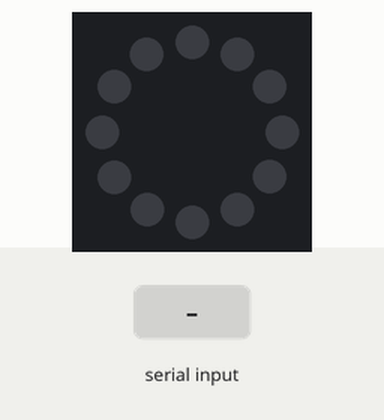
This sketch was run on a simulated Arduino Uno, built with avr-gcc and run on an emulated ATmega328P. Shown: 12 RGB LEDs in a ring, first at the top, clockwise. The test bench sets the inputs (shaded band). Dim RGB values are drawn brighter than linear.

Above: at 1.2 s.
1.3 s: "W,45\n" received over Serial
At 2.3 s:
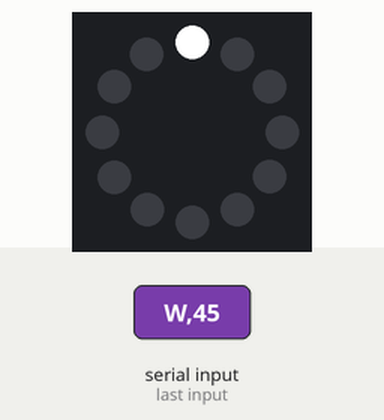
2.8 s: "B,45\n" received over Serial
At 3.5 s:
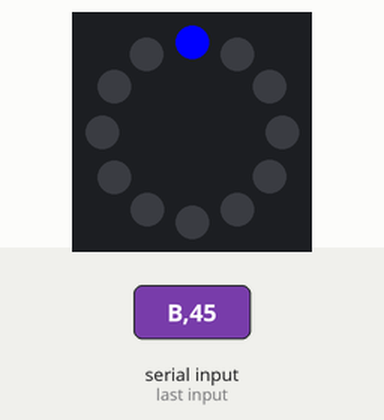
4.3 s: "G,45\n" received over Serial
At 4.6 s:
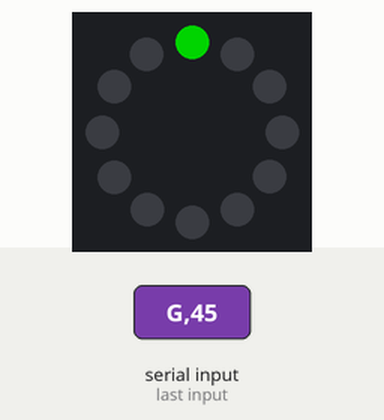
5.8 s: "90,45\n" received over Serial
At 7.0 s:
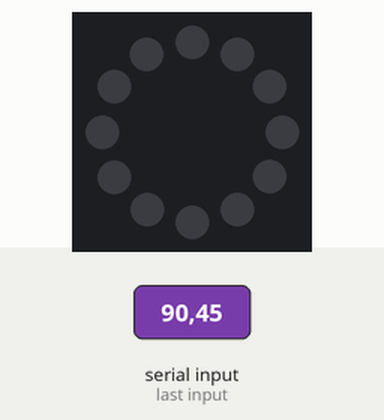
Timing chart, 0 to 8.3 s (numbered marks = the images above; inputs shaded):
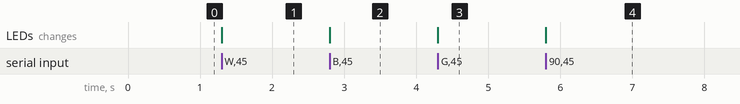

The sketch:

sketch_dec11a.ino
```cpp
#include <FastLED.h>

#define LED_PIN 12
#define NUM_LEDS 12

CRGB leds[NUM_LEDS];

void setup() {
  Serial.begin(115200);
  FastLED.addLeds<WS2812, LED_PIN, GRB>(leds, NUM_LEDS);
  FastLED.clear();
  FastLED.show();
}

void loop() {
  if (Serial.available()) {
    String data = Serial.readStringUntil('\n');
    fill_solid(leds, NUM_LEDS, CRGB::Black);

    int start = 0;
    int end = data.indexOf(',');
    while (end != -1) {
      String ledData = data.substring(start, end);
      int ledIndex = ledData.toInt();
      char color = ledData.charAt(ledData.length() - 1);

      if (ledIndex >= 0 && ledIndex < NUM_LEDS) {
        switch (color) {
          case 'W':
            leds[ledIndex] = CRGB::White;
            break;
          case 'B':
            leds[ledIndex] = CRGB::Blue;
            break;
          case 'G':
            leds[ledIndex] = CRGB::Green;
            break;
        }
      }

      start = end + 1;
      end = data.indexOf(',', start);
    }

    FastLED.show();
  }
}
```

Measured:
- after the input at 1.3 s, the LEDs: change at once (image 1)
- after the input at 2.8 s, the LEDs: change at once (image 2)
- after the input at 4.3 s, the LEDs: change at once (image 3)
- after the input at 5.8 s, the LEDs: change at once (image 4)
